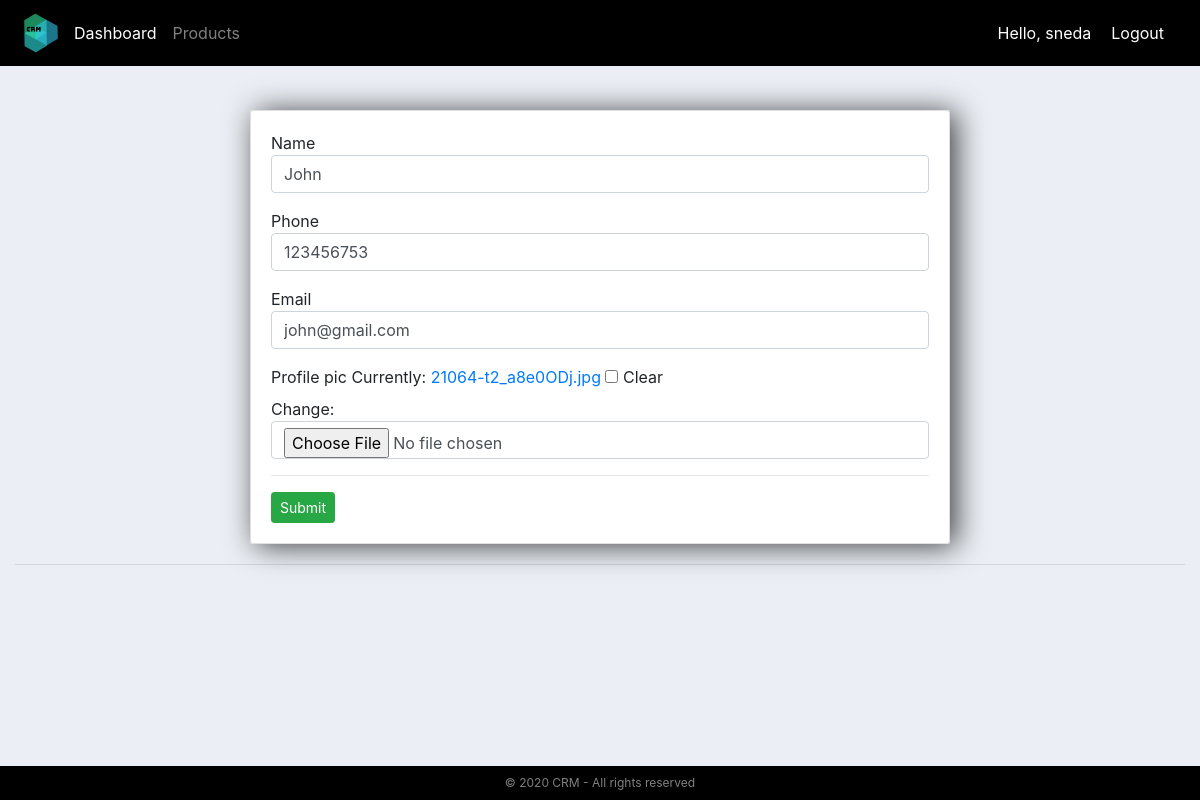
The app's page /customer_update_form/3 (signed in) with its own data.
### accounts/models.py (models this page shows, shortened)
class Customer(models.Model):
    user = models.OneToOneField(User, null = True, on_delete = models.CASCADE)
    name = models.CharField(max_length=200, null=True)
    phone = models.CharField(max_length=200, null=True)
    email = models.CharField(max_length=200, null=True)
    profile_pic = models.ImageField(default="profile_pic1.jpg",null = True, blank=True)
    date_created = models.DateTimeField(auto_now_add=True, null=True)

### accounts/decorators.py (the view)
        def wrapper_func(request, *args, **kwargs):
            group =None
            if request.user.groups.exists():
                group = request.user.groups.all()[0].name
            if group in allowed_roles:
                return view_func(request, *args, **kwargs)
            else:
                return HttpResponse('You are not authorized to view this page')

### accounts/forms.py
class CustomerForm(ModelForm):
    class Meta:
        model = Customer
        fields = '__all__'
        exclude = ['user']
    def __init__(self, *args, **kwargs):
        super(CustomerForm, self).__init__(*args, **kwargs)
        for field in iter(self.fields):
            self.fields['name'].widget.attrs.update({
                'class': 'form-control'
            })
            self.fields['phone'].widget.attrs.update({
                'class': 'form-control'
            })
            self.fields['email'].widget.attrs.update({
                'class': 'form-control'
            })
            self.fields['profile_pic'].widget.attrs.update({
                'class': 'form-control'
            })

### accounts/views.py (called while the page is built)
@login_required(login_url='login')
@allowed_users(allowed_roles=['admin'])
def updatecustomer(request, pk):
    customer = Customer.objects.get(id = pk)
    form = CustomerForm(instance=customer)
    if request.method == 'POST':
        form = CustomerForm(request.POST, request.FILES, instance=customer)
        if form.is_valid:
            form.save()
            return redirect('/')
    context = {'form': form}
    return render(request, 'accounts/customer_update_form.html', context)

### accounts/templates/accounts/customer_update_form.html (shortened to what this page needs)
{% extends 'accounts/main.html' %}
{% load static %}
{% block content %}
{% load crispy_forms_tags %}
{% load widget_tweaks %}
<br>
<div class="center-column">
            <div class="card card-body">
                <form enctype="multipart/form-data" action="" method="POST">
                        {% for field in form %}
                        <div class="form-group">
                            {{ field.label }}
                            {{ field }}
                        </div>
                        {% endfor %}
                    <hr>
                    <input class="btn btn-sm btn-success" type="submit" name="submit">
                </form>
            </div>
    {% endblock %}

### accounts/templates/accounts/navbar.html (shortened to what this page needs)
{% load static %}
<nav class="navbar navbar-expand-lg navbar-dark">
    <img src ="{% static 'images/logo2.png' %}" class="img-responsive">
    <div class="collapse navbar-collapse" id="navbarNav">
        <ul class="navbar-nav">
            {% if request.user.is_staff %}
            <li class="nav-item active">
                <a class="nav-link" href="{% url 'home' %}">Dashboard</a>
            </li>
            <li class="nav-item">
                <a class="nav-link" href="{% url 'products' %}">Products</a>
            </li>
            {% else %}
            <li class="nav-item">
                <a class="nav-link" href="{% url 'account' %}">Settings</a>
            </li>
            {% endif %}
        </ul>
    </div>
    <span class="hello-msg">Hello, {{request.user}}</span>
    <span><a class="hello-msg" href="{% url 'logout' %}">Logout</a></span>
</nav>

### static/css/main.css (style rules this page uses)
body { background-color: #ebeff5; }
.img-responsive { height: auto; width: auto; max-height: 50px; max-width: 250px; }
.center-column { width: 700px; margin: 20px auto; background-color: white; border-radius: 3px; box-shadow: 6px 2px 30px 0px rgba(0,0,0,0.75); }
input { border-radius: 3px; }
input::placeholder { color: #d3d3d3; }

### accounts/templates/accounts/navbar.html (style rules this page uses)
.hello-msg { font : 18px; color: white; margin-right: 20px; }
nav { background-color: black; }

### records on screen
Customer: form "John" "123456753" "john@gmail.com"

### other values on screen
{{ request.user }} "sneda"
{{ field.label }} "Name" "Phone" "Email" "Profile pic"
